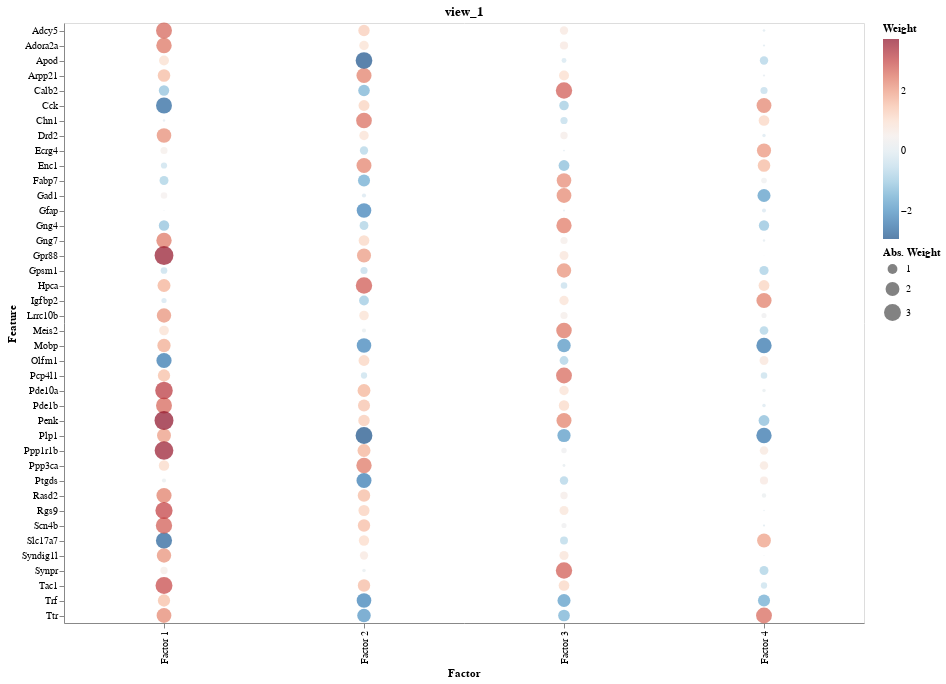

The code cell stored with this chart in its notebook:
### Code cell
plot_top_weights(model, n_features=40)

### Figure 1 — Vega specification as saved in the notebook (floating-point values rounded to 4 significant figures; data arrays with more than 128 entries replaced by an {"elided": "..."} marker saying what was removed)
{"$schema": "https://vega.github.io/schema/vega/v5.json", "data": [{"name": "source_0", "values": {"elided": "160 records"}}, {"name": "source_0_color_domain_value", "values": [{"min": -2.935, "max": 3.752}]}, {"name": "source_0_size_domain_value_abs", "values": [{"min": 0.002, "max": 3.752}]}, {"name": "source_0_concat_0_x_domain_index", "values": [{"index": "Factor 1"}, {"index": "Factor 2"}, {"index": "Factor 3"}, {"index": "Factor 4"}]}, {"name": "source_0_concat_0_y_domain_variable", "values": [{"variable": "Ecrg4"}, {"variable": "Syndig1l"}, {"variable": "Lrrc10b"}, {"variable": "Gpsm1"}, {"variable": "Drd2"}, {"variable": "Gfap"}, {"variable": "Fabp7"}, {"variable": "Trf"}, {"variable": "Gad1"}, {"variable": "Enc1"}, {"variable": "Ptgds"}, {"variable": "Arpp21"}, {"variable": "Rasd2"}, {"variable": "Igfbp2"}, {"variable": "Olfm1"}, {"variable": "Gng4"}, {"variable": "Mobp"}, {"variable": "Ppp3ca"}, {"variable": "Gng7"}, {"variable": "Adora2a"}, {"variable": "Meis2"}, {"variable": "Chn1"}, {"variable": "Pcp4l1"}, {"variable": "Ttr"}, {"variable": "Cck"}, {"variable": "Pde1b"}, {"variable": "Adcy5"}, {"variable": "Slc17a7"}, {"variable": "Scn4b"}, {"variable": "Calb2"}, {"variable": "Synpr"}, {"variable": "Hpca"}, {"variable": "Apod"}, {"variable": "Plp1"}, {"variable": "Tac1"}, {"variable": "Rgs9"}, {"variable": "Pde10a"}, {"variable": "Ppp1r1b"}, {"variable": "Gpr88"}, {"variable": "Penk"}]}], "signals": [{"name": "childWidth", "value": 800}], "marks": [{"type": "group", "name": "concat_0_group", "encode": {"update": {"width": {"signal": "childWidth"}, "height": {"signal": "height"}}}, "marks": [{"type": "symbol", "name": "concat_0_marks", "from": {"data": "source_0"}, "encode": {"update": {"size": {"field": "value_abs", "scale": "size"}, "opacity": {"value": 0.7}, "shape": {"value": "circle"}, "fill": {"field": "value", "scale": "color"}, "y": {"field": "variable", "scale": "concat_0_y"}, "x": {"field": "index", "scale": "concat_0_x"}}}, "style": ["circle"]}], "axes": [{"scale": "concat_0_x", "labelAlign": "right", "orient": "bottom", "title": "Factor", "zindex": 0, "labelAngle": 270, "grid": false, "labelBaseline": "middle"}, {"scale": "concat_0_y", "orient": "left", "title": "Feature", "zindex": 0, "grid": false}], "title": {"text": "view_1", "frame": "group"}, "style": "cell"}], "scales": [{"name": "color", "type": "linear", "domain": [{"signal": "(data(\"source_0_color_domain_value\")[0] || {}).min"}, {"signal": "(data(\"source_0_color_domain_value\")[0] || {}).max"}], "range": {"scheme": "redblue"}, "zero": false, "reverse": true, "interpolate": "hcl"}, {"name": "size", "type": "linear", "domain": [{"signal": "(data(\"source_0_size_domain_value_abs\")[0] || {}).min"}, {"signal": "(data(\"source_0_size_domain_value_abs\")[0] || {}).max"}], "range": [0, 361], "zero": true}, {"name": "concat_0_x", "type": "point", "domain": {"data": "source_0_concat_0_x_domain_index", "field": "index", "sort": true}, "range": [0, {"signal": "childWidth"}], "padding": 0.5}, {"name": "concat_0_y", "type": "point", "domain": {"data": "source_0_concat_0_y_domain_variable", "field": "variable", "sort": true}, "range": [0, {"signal": "height"}], "padding": 0.5}], "layout": {"padding": 20, "bounds": "full", "align": "each"}, "padding": 5, "background": "white", "legends": [{"title": "Weight", "fill": "color", "gradientLength": {"signal": "clamp(height, 64, 200)"}, "encode": {"gradient": {"update": {"opacity": {"value": 0.7}}}}}, {"title": "Abs. Weight", "size": "size", "symbolType": "circle", "encode": {"symbols": {"update": {"fill": {"value": "black"}, "fillOpacity": {"value": 0.7}, "opacity": {"value": 0.7}, "stroke": {"value": "transparent"}}}}}], "height": 600}
